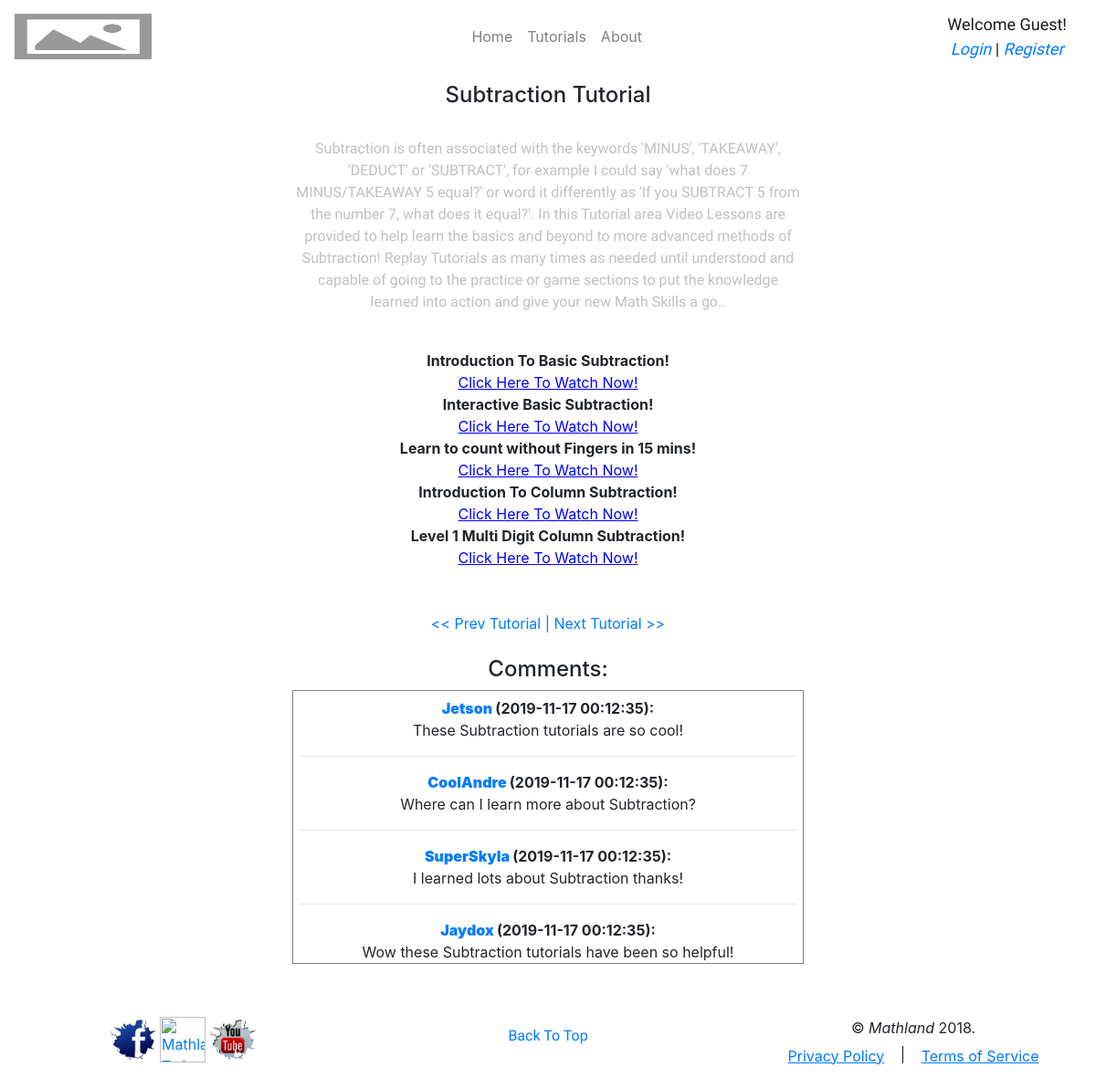
The page /mathland/index.php?ctr=TutorialController&cmd=next on the database its author committed.
### tables this page shows
CREATE TABLE tbl_account (
  acc_id        int(10) NOT NULL AUTO_INCREMENT, 
  acc_username  varchar(20) NOT NULL UNIQUE, 
  acc_pass      varchar(20) NOT NULL, 
  acc_type_id   int(10) NOT NULL, 
  acc_firstname varchar(40) NOT NULL, 
  acc_lastname  varchar(40) NOT NULL, 
  acc_email     varchar(50) NOT NULL, 
  acc_dob       date NOT NULL, 
  acc_gender    varchar(1) NOT NULL,
  acc_school    varchar(50) NOT NULL, 
  acc_country   varchar(40) NOT NULL,
  acc_timestamp timestamp DEFAULT CURRENT_TIMESTAMP,
  PRIMARY KEY (acc_id));

CREATE TABLE tbl_comment (
  comment_id        int(10) NOT NULL AUTO_INCREMENT, 
  comment_section   varchar(20) NOT NULL,
  comment_from      int(10) NOT NULL, 
  comment_txt       varchar(255) NOT NULL, 
  comment_timestamp timestamp DEFAULT CURRENT_TIMESTAMP, 
  PRIMARY KEY (comment_id));

### mathland/Controller/TutorialController.php (called while the page is built, shortened)
<?php
    require_once("Model//TutorialModel.php");
    class TutController
    {
        function __construct(){
            $this->tutorialModel = new TutorialModel($this);
            if(isset($_REQUEST["cmd"]))
               switch($_REQUEST["cmd"]){
                    case "next":
                        $this->tutorialModel->next();
                        $lcTutorial = "Tut".$this->tutorialModel->currentTutorial;
                        $this->tutorialModel->getComments($lcTutorial);
                        break;
                }
        }
    }
    $TutController = new TutController();
?>

### mathland/Model/DBconnection.php (called while the page is built, shortened)
<?php
    class DBconnection {
        private $rs;
        private $connectRs;
        private function connectDb($prDatabase,$prHost,$prUser,$prPass)
        {
            $this->connectRs = mysqli_connect($prHost,$prUser,$prPass);
        }
        public function query($pStrSQL)
        {
            $this->rs = -1;
            $this->rs = mysqli_query($this->connectRs,$pStrSQL);
        }
        public function next(){
            $aRow = mysqli_fetch_array($this->rs);
            return $aRow;
        }
    }
?>

### mathland/Model/TutorialModel.php (the view, shortened to what this page needs)
<?php
    require_once("Model//DBconnection.php");
    class TutorialModel
    {
        function getComments($prSection){
            $lcComments = "<dl>";
            $aDB = new DBConnection();
            $aDB->query($aDB->sql->get_comments($prSection));
            if ($aDB->num_rows() > 0)
            {
                for( $i = 0; $i<$aDB->num_rows(); $i++ ) {
                    $aRow = $aDB->next();
                    $lcComments = $lcComments.'<dt><b><a href="?ctr=LoginController&cmd=showProfile&name='.$aRow['acc_username'].'">'.$aRow['acc_username'].'</a>
                    </b> ('.$aRow['comment_timestamp'].'):</dt><dd>'.$aRow['comment_txt'].'</dd><hr>';
                }
                $lcComments = $lcComments."</dl>";
            }
        }
    }
?>

### rows shown on the page
tbl_account: acc_username "Jetson"
tbl_comment: comment_timestamp "2019-11-17 00:12:35", comment_txt "These Subtraction tutorials are so cool!"
tbl_account: acc_username "CoolAndre"
tbl_comment: comment_timestamp "2019-11-17 00:12:35", comment_txt "Where can I learn more about Subtraction?"
tbl_account: acc_username "SuperSkyla"
tbl_comment: comment_timestamp "2019-11-17 00:12:35", comment_txt "I learned lots about Subtraction thanks!"
tbl_account: acc_username "Jaydox"
tbl_comment: comment_timestamp "2019-11-17 00:12:35", comment_txt "Wow these Subtraction tutorials have been so helpful!"
